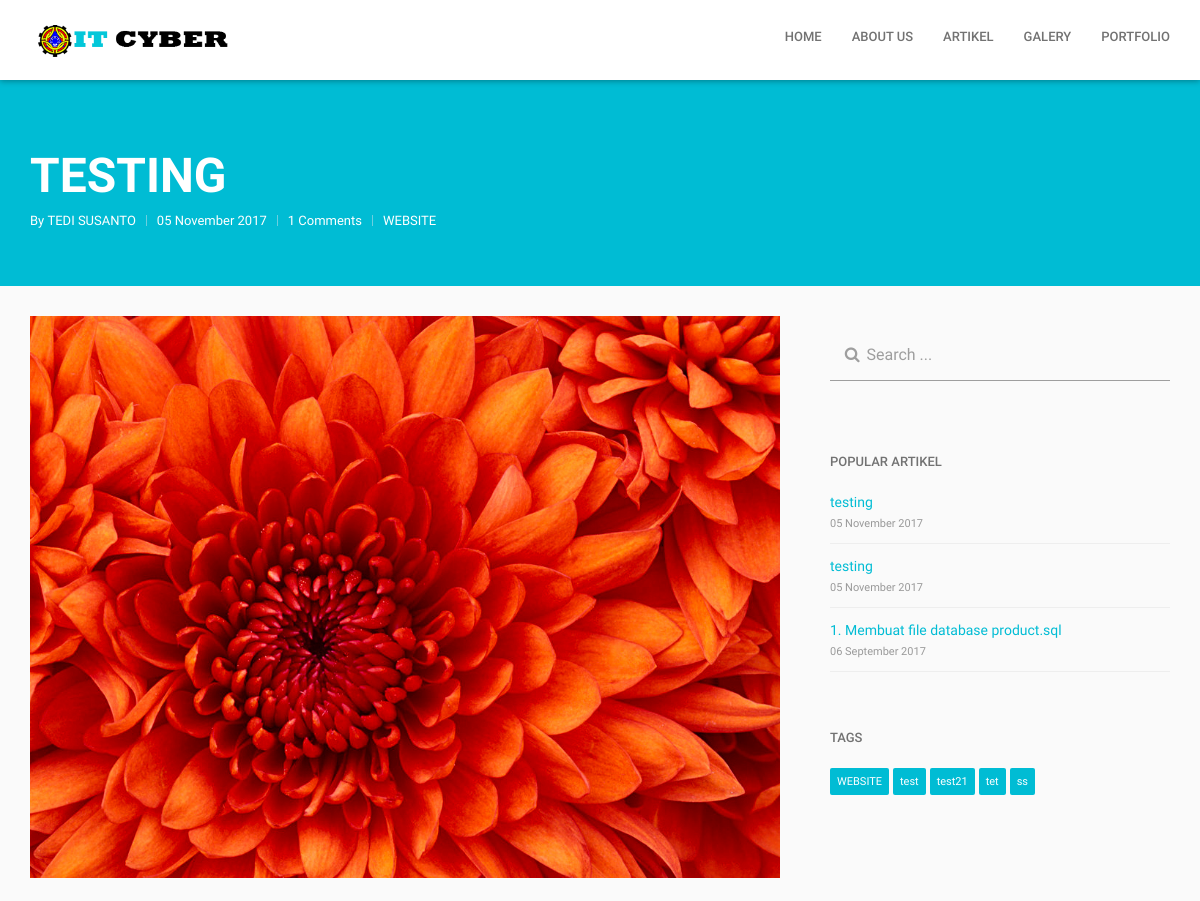
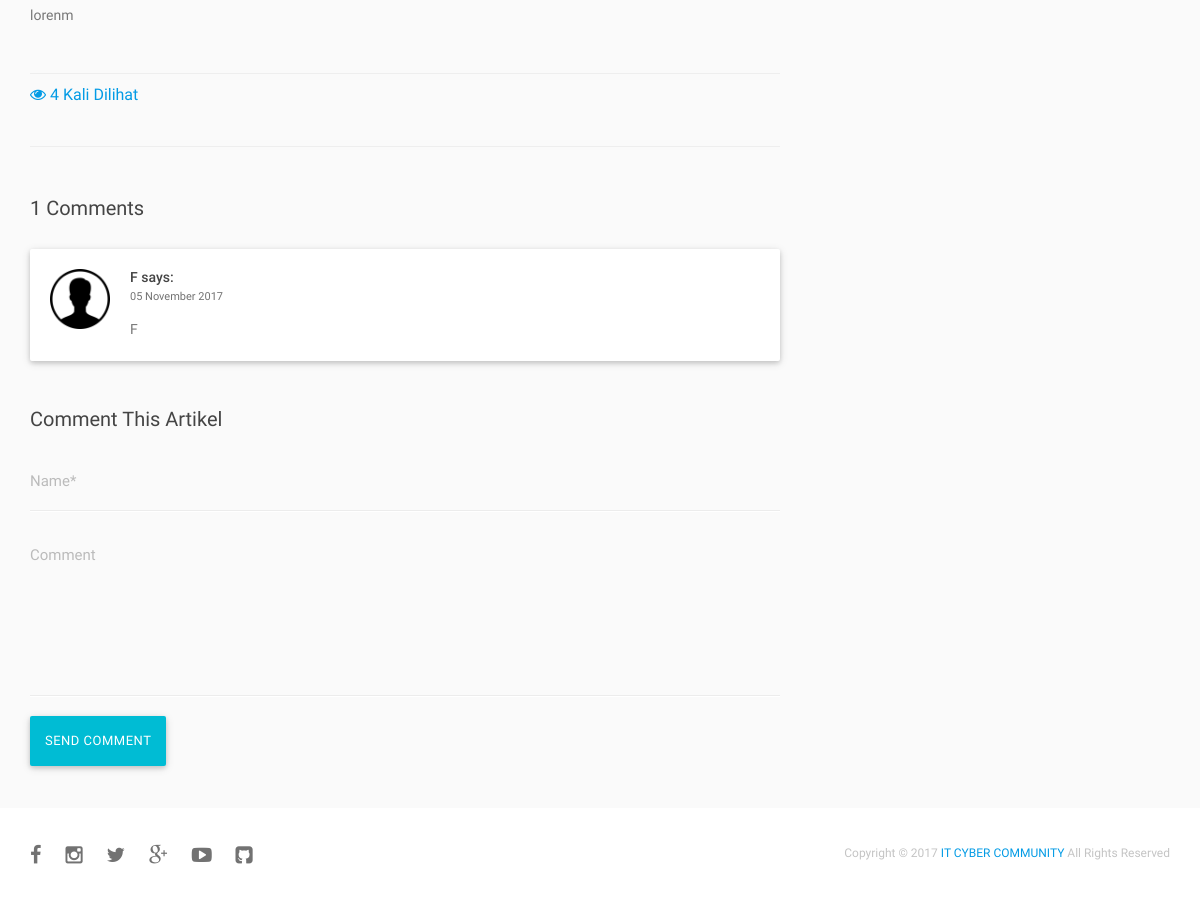
The app's page /detail/9/testing with its own data (2 pictures, top to bottom).
### tables this page shows
CREATE TABLE `artikel` (
  `id_artikel` int(11) NOT NULL,
  `gambar` varchar(100) NOT NULL,
  `author` varchar(50) NOT NULL,
  `judul` varchar(500) NOT NULL,
  `id_tag` varchar(15) NOT NULL,
  `tanggal` date NOT NULL,
  `isi` varchar(5000) NOT NULL,
  `status_artikel` varchar(50) DEFAULT NULL
);

CREATE TABLE `anggota` (
  `id_anggota` varchar(20) NOT NULL,
  `nama` varchar(100) NOT NULL,
  `email` varchar(65) NOT NULL,
  `password` varchar(70) NOT NULL,
  `foto` varchar(75) NOT NULL,
  `id_angkatan` varchar(10) NOT NULL,
  `id_jabatan` varchar(10) NOT NULL,
  `status_active` varchar(20) NOT NULL,
  `status_jabatan` varchar(10) NOT NULL,
  `alamat` varchar(200) NOT NULL,
  `no_telp` varchar(15) NOT NULL,
  `tgl_lahir` date NOT NULL,
  `jenis_kelamin` varchar(20) NOT NULL,
  `keahlian` varchar(400) NOT NULL,
  `pekerjaan` varchar(50) NOT NULL
);

CREATE TABLE `tag` (
  `id_tag` int(11) NOT NULL,
  `tag` varchar(400) NOT NULL
);

CREATE TABLE `coment` (
  `id_coment` int(11) NOT NULL,
  `id_artikel` varchar(20) NOT NULL,
  `user_coment` varchar(50) NOT NULL,
  `tanggal` date NOT NULL,
  `status_coment` varchar(50) DEFAULT NULL,
  `coment` varchar(1500) NOT NULL
);

CREATE TABLE `statistik` (
  `id_statistik` int(11) NOT NULL,
  `tanggal` date NOT NULL,
  `hit` varchar(20) NOT NULL,
  `os` varchar(100) NOT NULL,
  `browser` varchar(100) NOT NULL,
  `id_artikel` int(20) NOT NULL,
  `time` time NOT NULL,
  `ip` varchar(20) NOT NULL
);

### application/controllers/Artikel.php (called while the page is built, shortened)
<?php
class Artikel extends CI_Controller {
	function __construct(){
		$this->load->helper('form');
		$this->load->helper('date');
		$this->load->model('Anggota_model');
		$this->load->model('Artikel_model');
		$this->load->model('Comment_model');
		$this->load->model('Statistik_model');
		$this->load->library('user_agent');
		$this->load->model('Tag_model');
	}
		 function detail($id, $judul){
			foreach ($this->Statistik_model->get_ip($this->input->ip_address(),$id)->result() as $ip) {
				$hits = $ip->hit;
				$id_statistik = $ip->id_statistik;
			}
			if ($id != 0) {
				if ($this->Statistik_model->get_ip($this->input->ip_address(),$id)->num_rows() > 0 ) {
					$data_statistik = array(
							'tanggal'		=>	date('Y-m-d'),
							'hit'			=>	$hits + 1,
							'os'			=>	$this->agent->platform(),
							'browser'		=>	$this->agent->browser(),
							'time'			=>	date('H:i:s')
						);
					$condition_ip['id_statistik'] = $id_statistik;
					$this->Statistik_model->update($data_statistik,$condition_ip);
				}
			}
			foreach ($this->Statistik_model->get_StatistikByid($id)->result() as $st) {
				$hit = $st->hit;
			}
			$data['get_statistik'] = $hit;
			$data['popular_artikel'] = $this->Statistik_model->get_hitTertinggi();
			$data['get_coment'] = $this->Comment_model->get_comment($id);
			$data['detailArtikel'] = $this->Artikel_model->get_Byid($id);
			$data['tag'] = $this->Tag_model->get_all();
			$this->load->view('front/artikel/detail',$data);
		}
}

### index.php (called while the page is built, shortened)
<?php
require_once BASEPATH.'core/CodeIgniter.php';

### application/models/Artikel_model.php (called while the page is built, shortened)
<?php  if ( ! defined('BASEPATH')) exit('No direct script access allowed');
class Artikel_model extends CI_Model
{
	var $tabel = "artikel";
	function get_Byid($id){
		$this->db->where('id_artikel',$id);
		$this->db->join('tag','tag.id_tag = artikel.id_tag','inner');
		$this->db->join('anggota','anggota.id_anggota = artikel.author','inner');
		return $this->db->get($this->tabel);
	}
}

### application/models/Comment_model.php (called while the page is built, shortened)
<?php  if ( ! defined('BASEPATH')) exit('No direct script access allowed');
class Comment_model extends CI_Model
{
	var $tabel = "coment";
	function get_comment($id){
		$this->db->where('id_artikel',$id);
		return $this->db->get($this->tabel);
	}
}

### application/models/Statistik_model.php (called while the page is built, shortened)
<?php  if ( ! defined('BASEPATH')) exit('No direct script access allowed');
class Statistik_model extends CI_Model
{
	var $tabel = "statistik";
	function get_ip($ip,$id){
		$this->db->where('ip',$ip);
		$this->db->where('id_artikel',$id);
		return $this->db->get($this->tabel);
	}
	function update($data_statistik,$condition_ip){
		$this->db->where($condition_ip);
		$this->db->update($this->tabel,$data_statistik);
	}
	function get_StatistikByid($id){
		$this->db->where('id_artikel',$id);
		return $this->db->get($this->tabel);
	}
	function get_hitTertinggi(){
		$this->db->order_by('hit','DESC');
		$this->db->limit(10);
		$this->db->join('artikel','artikel.id_artikel = statistik.id_artikel','inner');
		$this->db->join('tag','tag.id_tag = artikel.id_tag','inner');
		return $this->db->get($this->tabel);
	}
}

### application/models/Tag_model.php (called while the page is built, shortened)
<?php  if ( ! defined('BASEPATH')) exit('No direct script access allowed');
class Tag_model extends CI_Model
{
	var $tabel = "tag";
	function get_all(){
		return $this->db->get($this->tabel);
	}
}

### application/views/front/artikel/detail.php (the view, shortened to what this page needs)
<?php
  foreach ($detailArtikel->result() as $de) {
   $judul = $de->judul;
   $gambar = $de->gambar;
   $author = $de->nama;
   $tags = $de->tag;
   $tanggal = $de->tanggal;
   $isi = $de->isi;
  }
 ?>
<!DOCTYPE html>
<html class="no-js">
<head>
  <link rel="stylesheet" href="<?php echo base_url(); ?>assets/front/css/normalize.css">
  <link rel="stylesheet" href="<?php echo base_url(); ?>assets/front/font/font-awesome/css/font-awesome.min.css">
  <link rel="stylesheet" href="<?php echo base_url(); ?>assets/front/libs/materialize/css/materialize.min.css" media="screen,projection" />
  <link rel="stylesheet" href="<?php echo base_url(); ?>assets/front/css/bootstrap.css" media="screen,projection" />
  <link rel="stylesheet" href="<?php echo base_url(); ?>assets/front/libs/owl-carousel/owl.carousel.css" media="screen,projection" />
  <link rel="stylesheet" href="<?php echo base_url(); ?>assets/front/libs/owl-carousel/owl.transitions.css" media="screen,projection" />
  <link rel="stylesheet" href="<?php echo base_url(); ?>assets/front/libs/owl-carousel/owl.theme.css" media="screen,projection" />
  <link rel="stylesheet" href="<?php echo base_url(); ?>assets/front/css/main.css">
  <link rel="stylesheet" href="<?php echo base_url(); ?>assets/front/css/responsive.css">
  <link rel="stylesheet" href="<?php echo base_url(); ?>assets/front/css/blog.css">
  <link rel="stylesheet" href="<?php echo base_url(); ?>assets/front/css/colors/color1.css">
</head>
<body>
  <div id="app">
    <header id="navigation" class="root-sec white nav ">
      <div class="container">
        <div class="row">
          <div class="col-sm-12">
            <div class="nav-inner">
              <nav class="primary-nav">
                <div class="clearfix nav-wrapper">
                  <a href="<?php echo base_url(); ?>" class="left brand-logo menu-smooth-scroll" data-section="#home"><img src="<?php echo base_url(); ?>assets/front/img/test-logo.png" alt="">
                  </a>
                  <ul class="inline-menu side-nav" id="mobile-demo">
                    <li><a href="<?php echo base_url(); ?>"><i class="fa fa-home fa-fw"></i> Home</a></li>
                    <li><a href="<?php echo base_url(); ?>about.cpp"><i class="fa fa-users fa-fw"></i>About US</a>
                    </li>
                    <li><a href="<?php echo base_url(); ?>artikel.cpp"><i class="fa fa-file-text fa-fw"></i>Artikel</a>
                    </li>
                    <li><a href="<?php echo base_url(); ?>galery.cpp"><i class="fa fa-picture-o fa-fw"></i>Galery</a>
                    </li>
                    <li><a href="<?php echo base_url(); ?>portfolio.cpp"><i class="fa fa-laptop fa-fw"></i>Portfolio</a>
                    </li>
                  </ul>
                </div>
              </nav>
            </div>
          </div>
        </div>
      </div>
    </header>
    <section id="banner" class="root-sec brand-bg padd-tb-55 single-banner blogpage-banner-wrap" style="padding-top: 150px;">
      <div class="container">
        <div class="row">
          <div class="clearfix blog-banner-text blog-single-banner" id="hilang">
            <div class="col-md-12">
              <h2 class="title"><?= $judul;?></h2>
              <ul class="clearfix blog-post-meta">
                <li>By <a href="#"><?= $author;?></a>
                </li>
                <li><?=  date('d F Y', strtotime($tanggal ));?></li>
                <li><?= $get_coment->num_rows();?> Comments
                </li>
                <li><a href="#"><?= $tags;?></a>
                </li>
              </ul>
            </div>
          </div>
        </div>
      </div>
    </section>
    <section id="all-posts" class="root-sec grey lighten-5 blogpage-posts-wrap">
      <div class="container">
        <div class="row">
          <div class="clearfix all-blog-post blog-inner with-sidebar">
            <div class="col-sm-8" id="blog">
              <article class="single-post-page">
                <div class="thumb-wrap">
                  <img src="<?php echo base_url(); ?>assets/backend/image/artikel/<?= $gambar?>" alt="">
                </div>
                <div class="single-post-content">
                  <?= $isi;?>
                </div>
                <div class="clearfix post-footer">
                  <a href="#" class="left " ><i class="fa fa-eye" aria-hidden="true"></i> <span class="numb"> <?= $get_statistik;?> Kali Dilihat</span></a>
                  <ul class="clearfix right share-post">
                  <iframe src="https://www.facebook.com/plugins/like.php?href=https%3A%2F%2Fdevelopers.facebook.com%2Fdocs%2Fplugins%2F&width=136&layout=button_count&action=like&size=small&show_faces=true&share=true&height=46&appId=1278342512238850" width="136" height="46" style="border:none;overflow:hidden" scrolling="no" frameborder="0" allowTransparency="true"></iframe>
                  </ul>
                </div>
                <div class="comment-reply-section">
                  <h2 class="com-title"><?= $get_coment->num_rows();?> Comments</h2>
                  <div class="comment-list-wrapper">
                    <ul class="comment-list" id="coment-list">
                      <?php foreach ($get_coment->result() as $com): ?>
                          <li>
                            <div class="clearfix card">
                              <div class="left comment-img">
                                <a href="#"><img src="<?php echo base_url(); ?>assets/front/img/user_icon.png" alt="">
                                </a>
                              </div>
                              <div class="card-content comment-content">
                                <div class="comment-meta">
                                  <p class="author"><?= $com->user_coment;?> <span>says:</span>
                                  </p>
                                  <p class="date"><?=  date('d F Y', strtotime($com->tanggal));?></p>
                                </div>
                                <div class="comment-text">
                                  <p><?= $com->coment;?></p>
                                </div>
                              </div>
                            </div>
                          </li>
                      <?php endforeach ?>
                    </ul>
                  </div>
                </div>
                <div class="contact-form  comment-reply-form">
                  <h2 class="com-title">Comment This Artikel</h2>
                    <div class="input-field">
                      <input id="name" type="text" class="validate input-box" id="name" required>
                      <label for="name" class="input-label">Name*</label>
                    </div>
                    <div class="input-field textarea-input">
                      <textarea id="comment" class="materialize-textarea" style="height: 22px;" id="comment" required></textarea>
                      <label for="comment" class="input-label">Comment</label>
                    </div>
                    <div class="input-field submit-wrap">
                      <button type="button" id="send_comment" class="waves-effect waves-light btn-large brand-bg white-text comm-submit regular-text">SEND COMMENT</button>
                    </div>
                </div>
              </article>
            </div>
            <div class="col-sm-4">
              <div class="primary-sidebar">
                <aside class="single-widget">
                  <form>
                    <div class="input-field">
                      <input type="text" name="cari" class="validate input-box" style="color: black" id="cari">
                      <label class="input-label"><i class="fa fa-search fa-fw"></i>  Search ...                    </label>
                    </div>
                  </form>
                </aside>
                <aside class="single-widget">
                  <h2 class="widget-title">Popular Artikel</h2>
                  <ul>
                  <?php foreach ($popular_artikel->result() as $pop): ?>
                    <?php
                      $link_pop = preg_replace('/[^A-Za-z0-9\-]/', ' ', implode("-", explode(" ", $pop->judul)));
                     ?>
                    <li>
                      <a href="<?php echo base_url(); ?>detail/<?= $pop->id_artikel;?>/<?= $link_pop;?>"><?= $pop->judul;?></a>
                      <span><?=  date('d F Y', strtotime($pop->tanggal));?></span>
                    </li>
                  <?php endforeach ?>
                  </ul>
                </aside>
                <aside class="single-widget">
                  <h2 class="widget-title">TAGS</h2>
                  <div class="widget-text">
                    <?php foreach ($tag->result() as $t): ?>
                      <?php $taglink = preg_replace('/[^A-Za-z0-9\-]/', ' ', implode("-", explode(" ", $t->tag))); ?>
                      <a href="<?php echo base_url(); ?>tags/<?= $t->id_tag;?>/<?= $taglink;?>.cpp" class="tags"><?= $t->tag;?></a>
                    <?php endforeach ?>
                  </div>
                </aside>
              </div>
            </div>
          </div>
        </div>
      </div>
    </section>
    <footer id="footer" class="root-sec white root-sec footer-wrap">
      <div class="container">
        <div class="row">
          <div class="col-sm-12">
            <div class="clearfix footer-inner">
              <ul class="left social-icons">
                <li><a href="https://www.facebook.com/groups/IT.Cyber.universitas.Pamulang/" class="tooltips tooltipped facebook" data-position="top" data-delay="50" data-tooltip="Facebook"><i class="fa fa-facebook"></i></a>
                </li>
                <li><a href="https://www.instagram.com/itcyberunpam/" class="tooltips tooltipped instagram" data-position="top" data-delay="50" data-tooltip="Instagram"><i class="fa fa-instagram" aria-hidden="true"></i></a>
                </li>
                <li><a href="#" class="tooltips tooltipped twitter" data-position="top" data-delay="50" data-tooltip="Twitter"><i class="fa fa-twitter"></i></a>
                </li>
                <li><a href="#" class="tooltips tooltipped google-plus" data-position="top" data-delay="50" data-tooltip="Google Plus"><i class="fa fa-google-plus"></i></a>
                </li>
                <li><a href="#" class="tooltips tooltipped youtube" data-position="top" data-delay="50" data-tooltip="Youtube"><i class="fa fa-youtube-play" aria-hidden="true"></i></a>
                </li>
                <li><a href="#" class="tooltips tooltipped github" data-position="top" data-delay="50" data-tooltip="Github"><i class="fa fa-github-square" aria-hidden="true"></i></a>
                </li>
              </ul>
              <div class="right copyright">
                <p>Copyright &copy; 2017 <a href="<?php echo base_url(); ?>">IT CYBER COMMUNITY</a> All Rights Reserved</p>
              </div>
            </div>
          </div>
        </div>
      </div>
    </footer>
  </div>
</body>
</html>

### records on screen
artikel: judul "TESTING", anggota.nama "TEDI SUSANTO", tanggal "05 November 2017", id_tag.tag "WEBSITE", gambar (picture), isi "lorenm"
coment: user_coment "F", tanggal "05 November 2017", coment "F"
statistik: id_artikel.judul "testing", id_artikel.tanggal "05 November 2017"
statistik: id_artikel.judul "testing", id_artikel.tanggal "05 November 2017"
statistik: id_artikel.judul "1. Membuat file database product.sql", id_artikel.tanggal "06 September 2017"
tag: tag "WEBSITE"
tag: tag "test"
tag: tag "test21"
tag: tag "tet"
tag: tag "ss"

### other values on screen
$get_coment->num_rows() "1"
$get_statistik "4"
